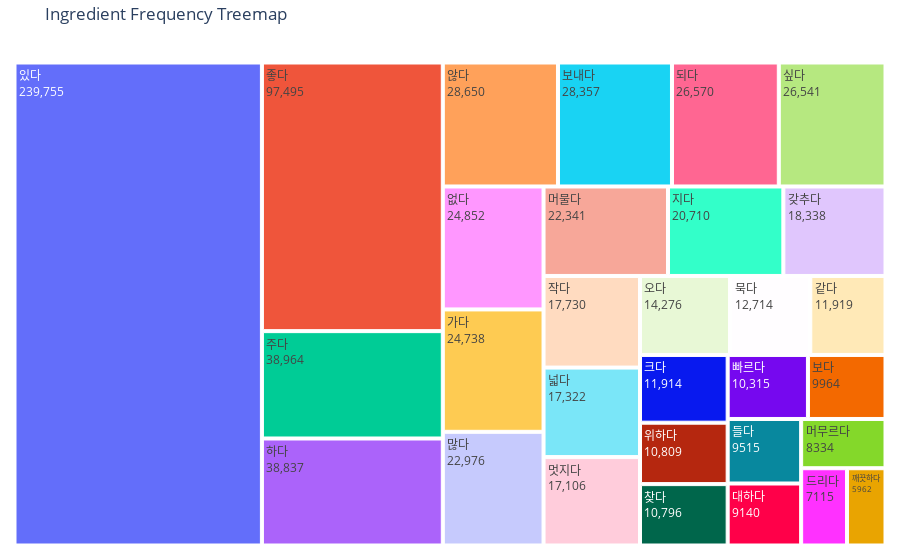

Source (notebook cell):
### Code cell
def generate_treemap(labels, values, title):
    fig = go.Figure(go.Treemap(
        labels=labels[:30],  # You can adjust the number of labels displayed
        parents=[''] * len(labels[:30]),
        values=values,
        texttemplate="%{label}<br>%{value}",
        hoverinfo='label+value',
    ))

    fig.update_layout(
        title=title,
        margin=dict(l=10, r=10, t=40, b=10),  # Adjust margins for better layout
    )

    fig.show()


label, counts = zip(*sorted_verbs)

generate_treemap(label, counts, 'Ingredient Frequency Treemap')

### Figure 1 — Plotly figure (JSON) as saved in the notebook; plotly's stock layout.template omitted (floating-point values rounded to 4 significant figures; data arrays with more than 128 entries replaced by an {"elided": "..."} marker saying what was removed)
{"data": [{"hoverinfo": "label+value", "labels": ["있다", "좋다", "주다", "하다", "않다", "보내다", "되다", "싶다", "없다", "가다", "많다", "머물다", "지다", "갖추다", "작다", "넓다", "멋지다", "오다", "묵다", "같다", "크다", "위하다", "찾다", "빠르다", "보다", "들다", "대하다", "머무르다", "드리다", "깨끗하다"], "parents": ["", "", "", "", "", "", "", "", "", "", "", "", "", "", "", "", "", "", "", "", "", "", "", "", "", "", "", "", "", ""], "texttemplate": "%{label}<br>%{value}", "type": "treemap", "values": {"elided": "1716 int values"}}], "layout": {"margin": {"b": 10, "l": 10, "r": 10, "t": 40}, "title": {"text": "Ingredient Frequency Treemap"}}}
